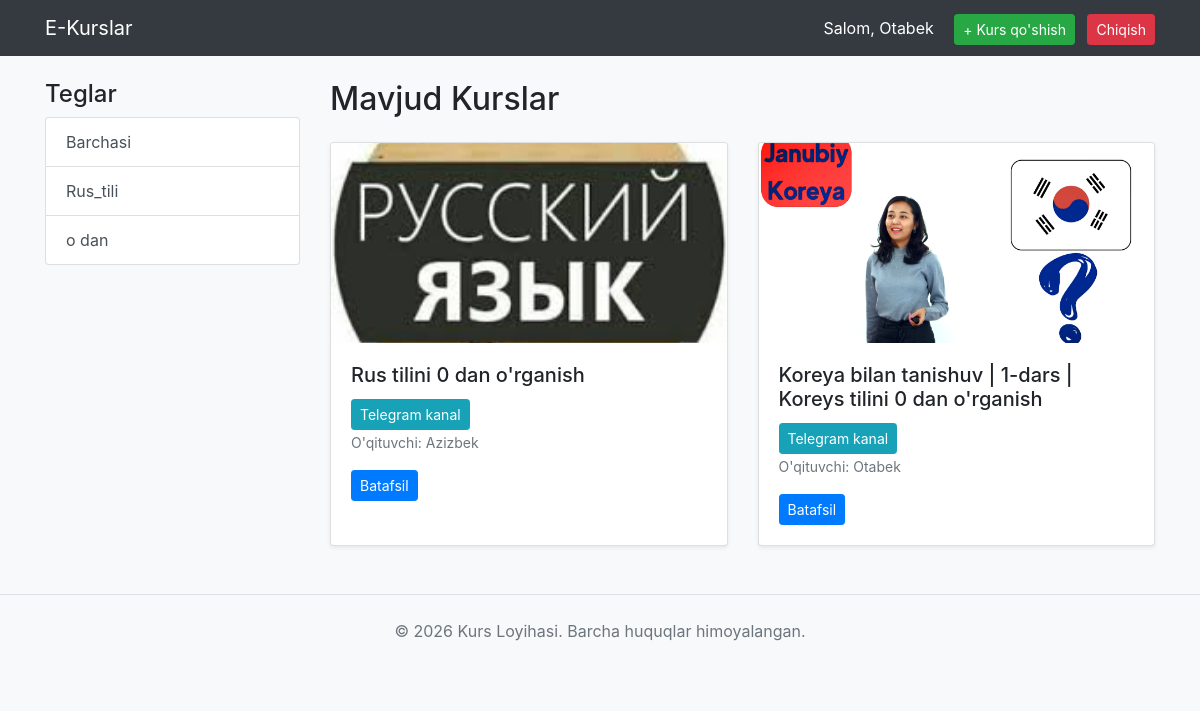
The page / (signed in) on the database its author committed.
### kurs/models.py (models this page shows, shortened)
class CustomUser(AbstractUser):
    phone_number = models.CharField(max_length=15, blank=True, null=True, verbose_name="Telefon raqam")

class Tag(models.Model):
    name = models.CharField(max_length=50, unique=True, verbose_name="Teg nomi")

class Course(models.Model):
    title = models.CharField(max_length=200, verbose_name="Kurs nomi")
    description = models.TextField(verbose_name="Kurs haqida batafsil")
    teacher = models.ForeignKey(Teacher, on_delete=models.CASCADE, related_name='courses', verbose_name="O'qituvchi")
    tags = models.ManyToManyField(Tag, related_name='courses', verbose_name="Teglar")
    image = models.ImageField(upload_to='courses/', verbose_name="Kurs rasmi")
    created_at = models.DateTimeField(auto_now_add=True, verbose_name="Yaratilgan vaqt")

class Teacher(models.Model):
    user = models.OneToOneField(CustomUser, on_delete=models.CASCADE, related_name='teacher_profile')
    bio = models.TextField(verbose_name="O'qituvchi haqida")
    avatar = models.ImageField(upload_to='teachers/', blank=True, null=True, verbose_name="Rasm")
    def __str__(self):
        return f"{self.user.get_full_name() or self.user.username}"

### kurs/views.py (the view)
# urls.py: path('', views.course_list, name='kurs_list'),
def course_list(request):
    courses = Course.objects.all().order_by('-created_at')
    tags = Tag.objects.all()
    tag_id = request.GET.get('tag')
    if tag_id:
        courses = courses.filter(tags__id=tag_id)
    return render(request, 'kurs_list.html', {'courses': courses, 'tags': tags})

### templates/kurs_list.html
{% extends 'base.html' %}
{% block content %}
<div class="row">
    <div class="col-md-3">
        <h4>Teglar</h4>
        <div class="list-group">
            <a href="{% url 'kurs_list' %}" class="list-group-item list-group-item-action">Barchasi</a>
            {% for tag in tags %}
                <a href="{% url 'kurs_list' %}?tag={{ tag.id }}" class="list-group-item list-group-item-action">{{ tag.name }}</a>
            {% endfor %}
        </div>
    </div>
    <div class="col-md-9">
        <h2 class="mb-4">Mavjud Kurslar</h2>
        <div class="row">
            {% for course in courses %}
                <div class="col-md-6 mb-4">
                    <div class="card h-100 shadow-sm">
                        {% if course.image %}
                            <img src="{{ course.image.url }}" class="card-img-top" style="height: 200px; object-fit: cover;" alt="{{ course.title }}">
                        {% endif %}
                        <div class="card-body">
                            <h5 class="card-title">{{ course.title }}</h5>
                            <a href="https://clck.ru/3ASvGc" target="_blank" class="btn btn-info btn-sm">Telegram kanal</a>
                            <p class="card-text"><small class="text-muted">O'qituvchi: {{ course.teacher }}</small></p>
                            <a href="{% url 'kurs_detail' course.pk %}" class="btn btn-primary btn-sm">Batafsil</a>
                        </div>
                    </div>
                </div>
            {% empty %}
                <p class="col-12 text-center">Hozircha kurslar topilmadi.</p>
            {% endfor %}
        </div>
    </div>
</div>
{% endblock %}

### templates/base.html (shortened to what this page needs)
<!DOCTYPE html>
<html lang="uz">
<head>
    <link rel="stylesheet" href="https://cdn.jsdelivr.net/npm/bootstrap@4.6.2/dist/css/bootstrap.min.css">
</head>
<body class="bg-light">
    <nav class="navbar navbar-expand-lg navbar-dark bg-dark mb-4">
        <div class="container">
            <a class="navbar-brand" href="{% url 'kurs_list' %}">E-Kurslar</a>
            <div>
                {% if user.is_authenticated %}
                    <span class="navbar-text mr-3 text-white">Salom, {{ user.username }}</span>
                    {% if user.teacher_profile %}
                        <a href="{% url 'kurs_add' %}" class="btn btn-success btn-sm mr-2">+ Kurs qo'shish</a>
                    {% endif %}
                    <a href="{% url 'logout' %}" class="btn btn-danger btn-sm">Chiqish</a>
                {% else %}
                    <a href="{% url 'login' %}" class="btn btn-outline-light btn-sm">Kirish</a>
                {% endif %}
            </div>
        </div>
    </nav>
    <div class="container">
        {% block content %}
        {% endblock %}
    </div>
    <footer class="text-center py-4 my-4 border-top">
        <p class="text-muted">&copy; 2026 Kurs Loyihasi. Barcha huquqlar himoyalangan.</p>
    </footer>
</body>
</html>

### rows shown on the page
CustomUser: username "Otabek"
Tag: name "Rus_tili"
Tag: name "o dan"
Course: image (picture), title "Rus tilini 0 dan o'rganish", teacher "Azizbek"
Course: image (picture), title "Koreya bilan tanishuv | 1-dars | Koreys tilini 0 dan o'rganish", teacher "Otabek"
